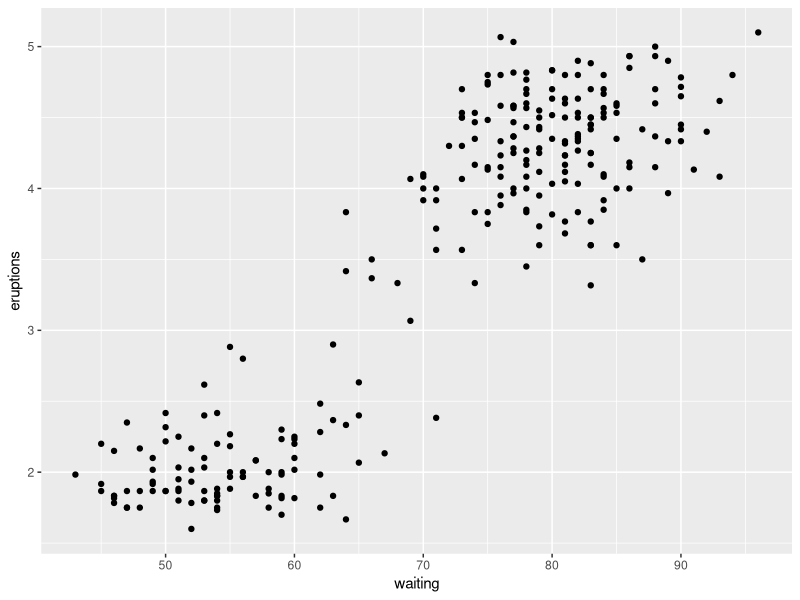
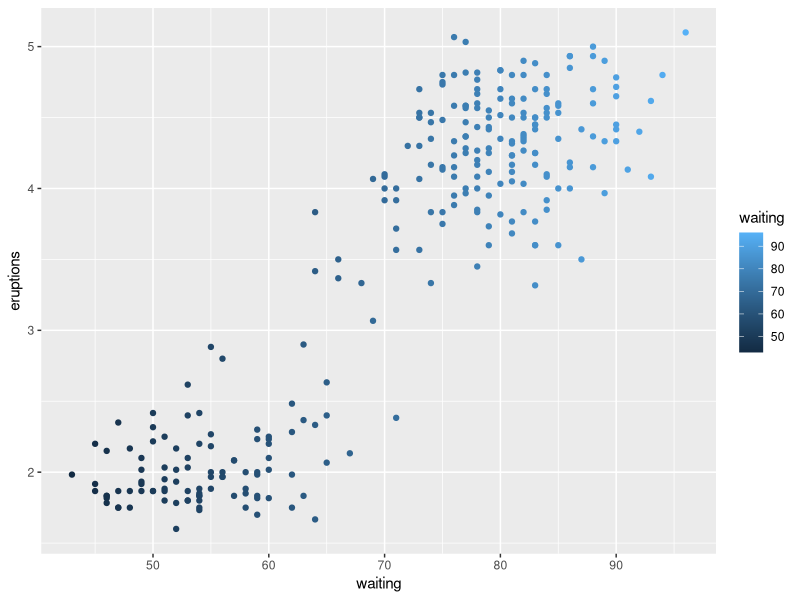
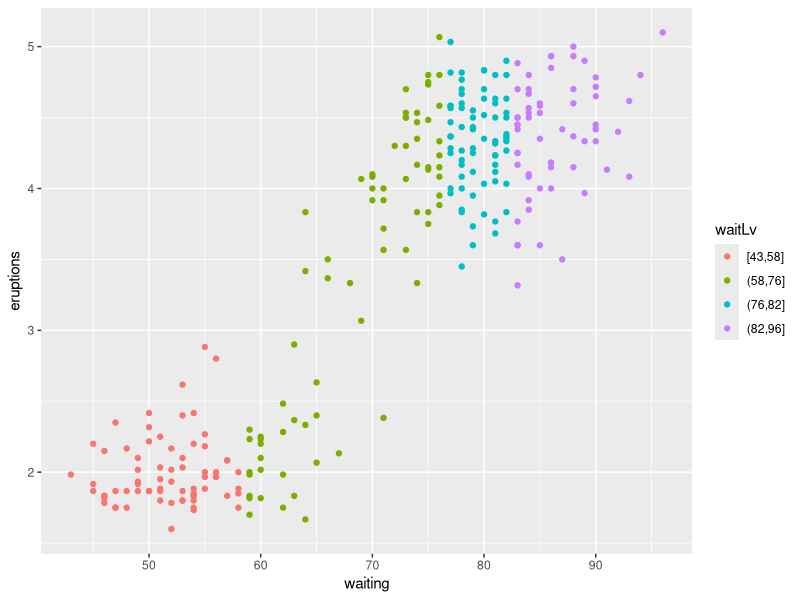
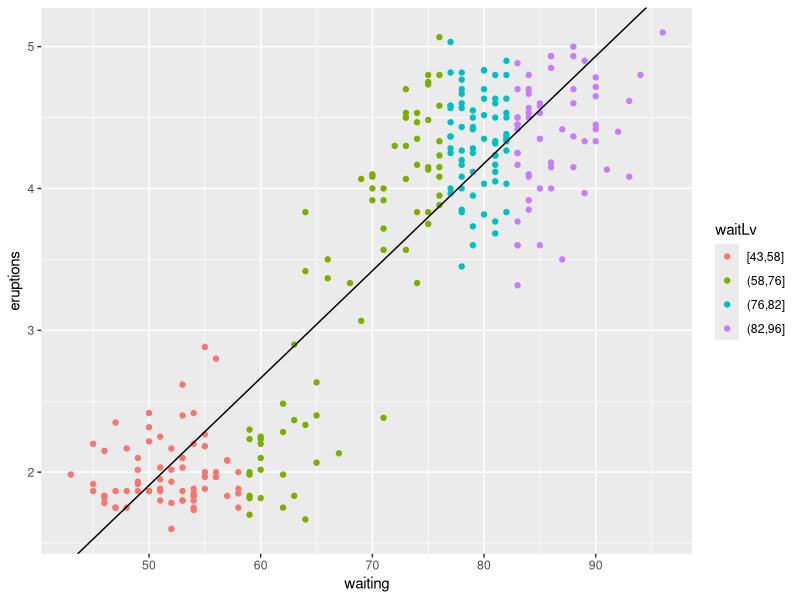
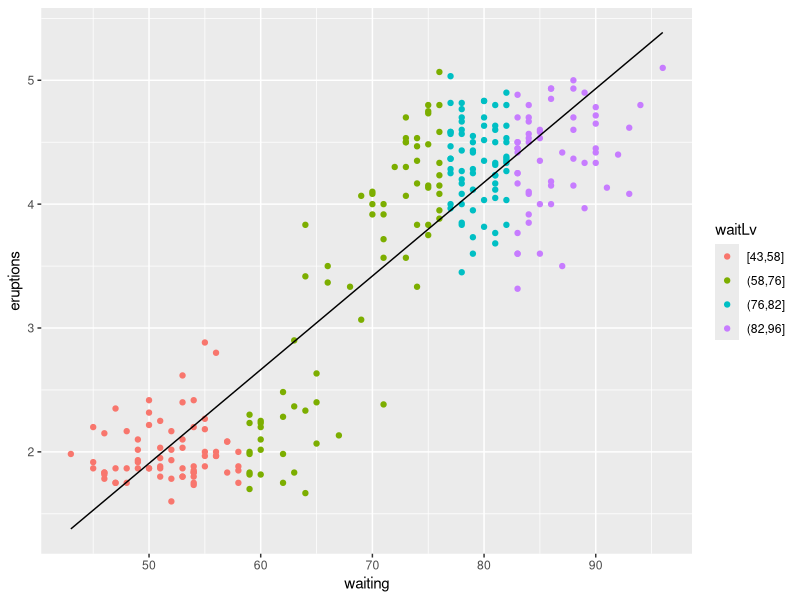
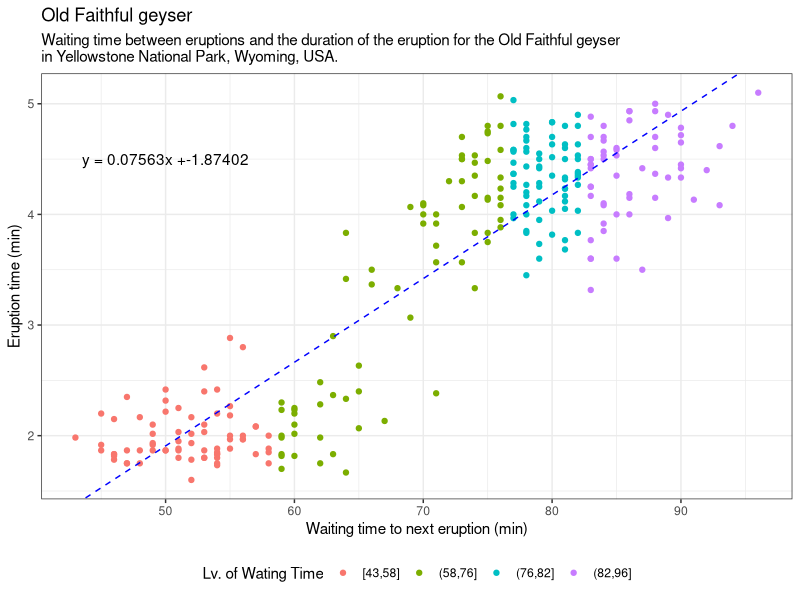

Generate these figures, in order, with R:
## ---- chunk 1
graphics.off()
rm(list = ls())
gc()

## ---- chunk 2
version
## ---- chunk 3
library(tidyverse)

## ---- chunk 4
faithful |> head()

## ---- chunk 5
class(faithful)

## ---- chunk 6
dim(faithful)

## ---- chunk 7
df <- faithful

## ---- chunk 8
df |> 
  ggplot(aes(waiting, eruptions)) +
  geom_point()
## ---- chunk 9
df |> 
  ggplot(aes(waiting, eruptions, color = waiting)) +
  geom_point()

## ---- chunk 10
df |> 
  mutate(waitLv = cut_number(waiting, 4)) |> 
  ggplot(aes(waiting, eruptions, color = waitLv)) +
  geom_point()

## ---- chunk 11
# Calculate slope and intercept of line of best fit
linear <- lm(eruptions ~ waiting, data = faithful)
linear
## ---- chunk 12
linear$coefficients[1]
i <- linear$coefficients[1]

## ---- chunk 13
linear$coefficients[2]
s <- linear$coefficients[2]

## ---- chunk 14
df |> 
  mutate(waitLv = cut_number(waiting, 4)) |> 
  ggplot(aes(waiting, eruptions, color = waitLv)) +
  geom_point() +
  geom_abline(intercept = i, slope = s)

## ---- chunk 15
df |> 
  mutate(waitLv = cut_number(waiting, 4)) |> 
  ggplot(aes(waiting, eruptions)) + # Should remove "aes(color = waitLv)" in ggplot()
  geom_point(aes(color = waitLv)) +
  geom_smooth(method = lm ,se = FALSE, color = "black", linewidth = 0.5) # BUT!! to extract equation you should using "lm()"

## ---- chunk 16
df |> 
  mutate(waitLv = cut_number(waiting, 4)) |> 
  ggplot(aes(waiting, eruptions, color = waitLv)) +
  geom_point() +
  geom_abline(intercept = i, slope = s, color = "blue", lty = 2) +
  annotate("text",x = 50, y = 4.5, label = paste0("y = ", round(s,5) ,"x +",round(i,5))) +
  labs(title = "Old Faithful geyser",
       subtitle = paste0("Waiting time between eruptions and the duration of the eruption for the Old Faithful geyser","\n",
                         "in Yellowstone National Park, Wyoming, USA."),
       x = "Waiting time to next eruption (min)", y = "Eruption time (min)", color = "Lv. of Wating Time") +
  theme_bw() +
  theme(legend.position = "bottom")

## ---- chunk 17
ggsave("image.png")
